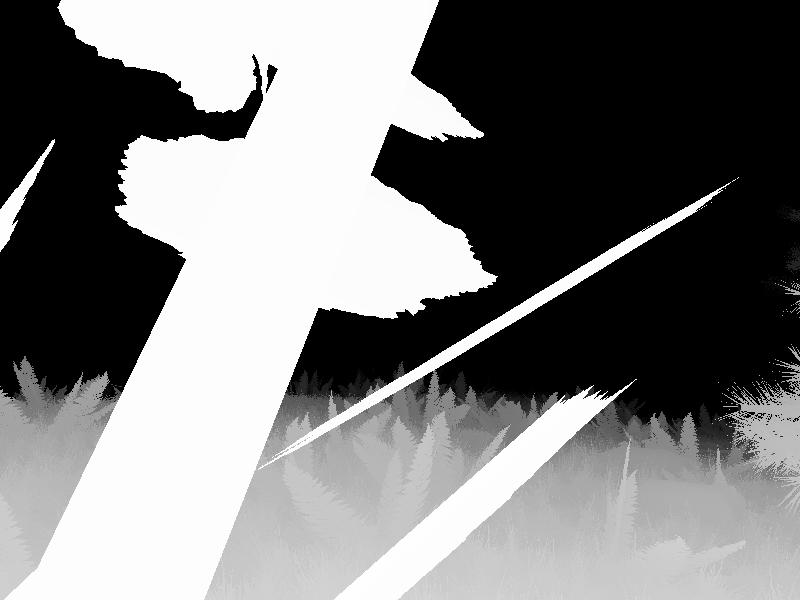
#> input picture frame--depth-0.jpg, 800 x 600 px, found by its file name
$ python tile-1a-mean-2.py
#> lines starting #> are read from the running program, lines starting #| are printed output that depends on the picture; long printed decimals are rounded
import cv2
import numpy as np
import glob
import os
import sys
import time

imagename = "/home/matt-ip/Desktop/ForestGenerator-1.2/frames/frame--depth-0.jpg"
#print(imagename)
img = cv2.imread(imagename, 0) # 0 params, for grey image; 600x800 image
#> img is the input picture: shape (600, 800); min 0, max 255, mean 124.2
rows, cols = img.shape[:2]  # image height and width
#> rows = 600; cols = 800
#print(img)  # all image pixels value in array
#print(img[10, 10])  # one pixel value in 10,10 coordinate

y1 = 0
x1 = 0
M = rows//20 # image height divided by 20
#> M = 30
N = cols//20 # image width divided by 20
#> N = 40

obstacle = False

left_arr = []
right_arr = []

for y in range(0,rows,M):
	for x in range(0,cols,N):
		y1 = y + M
		x1 = x + N
		tile = img[y:y+M, x:x+N]

		tile_img_name = "/home/matt-ip/Desktop/auto-forest-nav/img-tiles/img_" + str(x) + '_' + str(y) + ".jpg"

		##tile = cv2.bitwise_not(tile)
		#cv2.rectangle(img, (x,y), (x1,y1), (0,255,0))
		cv2.imwrite(tile_img_name, tile)

		#tile = cv2.bitwise_not(tile)
		##cv2.imwrite(tile_img_name, tile)

		##tile_img = cv2.imread(tile_img_name, 0)
		"""
		if cv2.countNonZero(tile_img) == 0:
			print("test")
			obstacle = True
			break
		"""

		if x < 400:
			left_arr.append(np.mean(tile))
		else:
			right_arr.append(np.mean(tile))

		if np.mean(tile) >= 245:
			#print("OBSTACLE DETECTED")
			obstacle = True
#> this loop made 20 passes
#> pass 1, `cv2.imwrite(tile_img_name, tile)`:
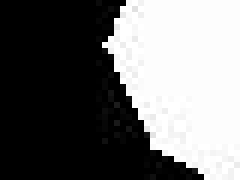
#> saved as img_40_0.jpg: shape (30, 40) (shown 6 times larger); min 0, max 255, mean 110.2
#> pass 1, `cv2.imwrite(tile_img_name, tile)`:
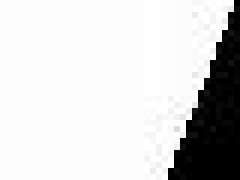
#> saved as img_400_0.jpg: shape (30, 40) (shown 6 times larger); min 0, max 255, mean 212.1
#> after the loop:
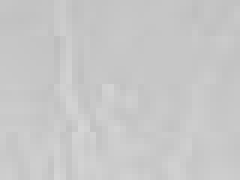
#> tile: shape (30, 40) (shown 6 times larger); min 190, max 213, mean 199.5
#> after the loop, left_arr = 200 values, max 253 at index 2, min 0 at index 0, mean 171.4; right_arr = 200 values, max 252 at index 80, min 0 at index 1, mean 76.97
			# [4 lines of commented-out code are left out]

cv2.imwrite("/home/matt-ip/Desktop/auto-forest-nav/img-tiles/img-tiles.jpg", img)

if obstacle == False:
	print("w")
else:
	print("OBSTACLE DETECTED")
	avg_left = np.mean(left_arr)
#> avg_left = 171.4
	#print(left_arr)
	#print(right_arr)
	avg_right = np.mean(right_arr)
#> avg_right = 76.97
	print(avg_left)
#| 171.415
	print(avg_right)
#| 76.969
	print("l")
